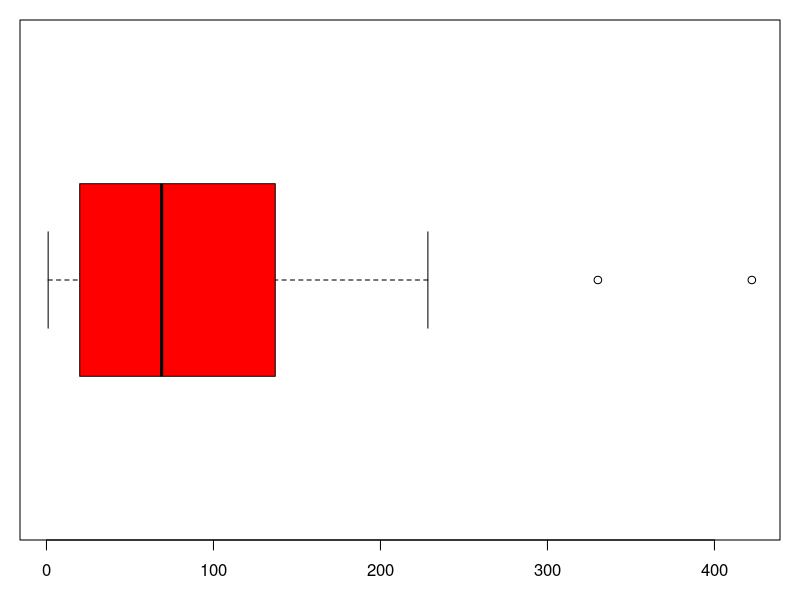
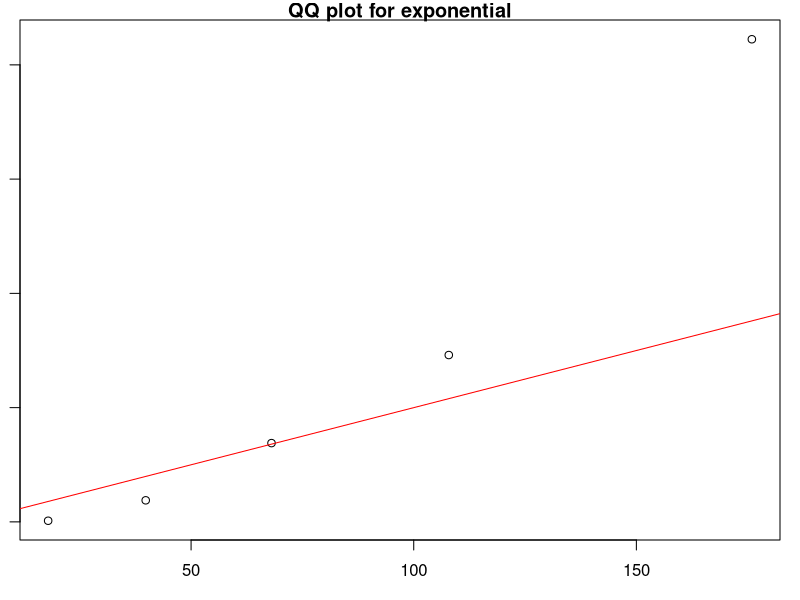
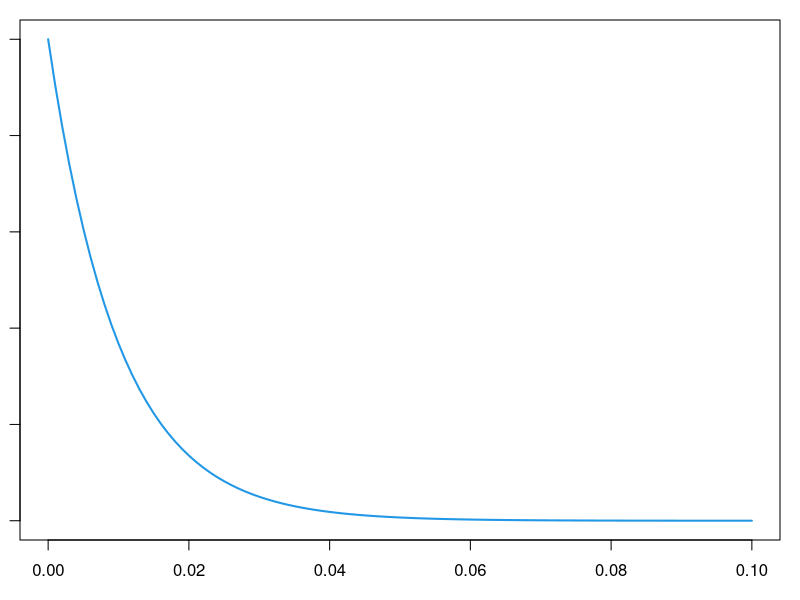
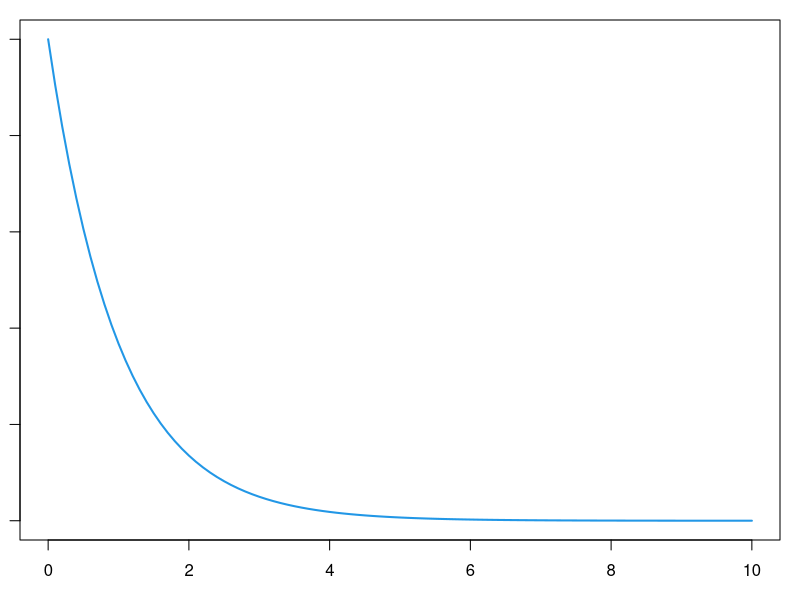
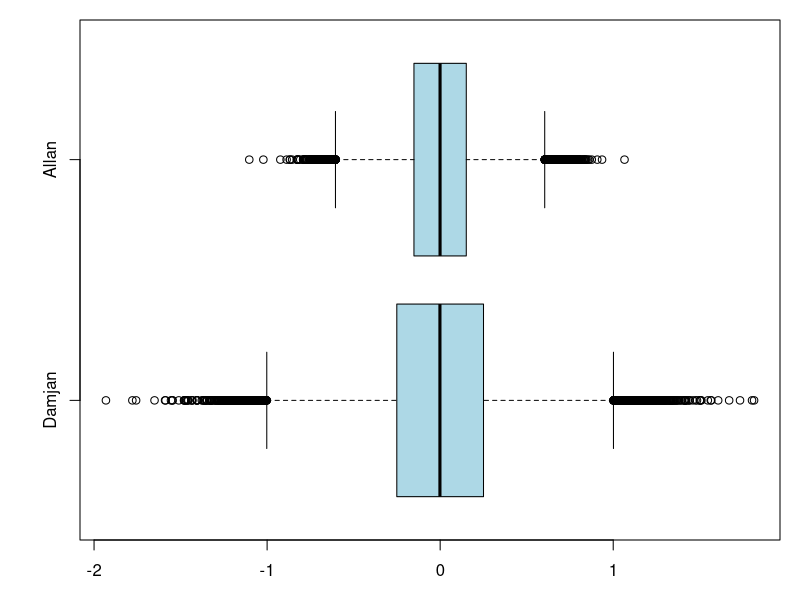

Generate these figures, in order, with R:
## ---- chunk 1
x = c(173.1, 61.5,123.3,100.4,20.4,20.9,228.4,1,6.8,11.4,7.7,40.7,15.8,422.4,58.2,19.9,38.8,121,118.6,174.9,87.9,14,204.7,81.9,57.3, 177,14.1,137,76.4,330.2)
summary(x)

sd(x)

## ---- chunk 2
par(mar = c(3,1,1,1)) # compact margins 
boxplot(x,horizontal = TRUE, col = "red")

## ---- chunk 3
library(MASS)
expfit = fitdistr(x,densfun="exponential")
expfit
## ---- chunk 4
x1 = quantile(x,type=6)
summary(x1)
## ---- chunk 5
x1 = quantile(x,type=6)
n = length(x1)
p = (1:n)/(n + 1) #probabilties 
theoretical = qexp(p, rate = expfit$estimate["rate"])
empirical = sort(x1) # order statistics
plot(theoretical,empirical, main = "QQ plot for exponential")
abline(0,1,col='red') # add reference line 

## ---- chunk 6
curve(dexp(x,rate = 100),0,0.1,ylim=c(0,100),lwd = 2, col = 4)
## ---- chunk 7
curve(dexp(x,rate = 1),0,10,ylim=c(0,1),lwd = 2, col = 4)
## ---- chunk 8
x = c(12.9, 2.3, 2.4,65,6.7,1.8,1.5,1.7,248.7,1,2,4.9,3.6,4.1,6.8)
fit2 = fitdistr(x, densfun = "log-normal")
fit2
n = length(x)

#Now to compute the standard error 
#where given 
sdlog.lambahat = 1.444357

se.lambahat = sdlog.lambahat/length(x)
se.lambahat

# 0.09629047
## ---- chunk 9
x = c(12.9, 2.3, 2.4,65,6.7,1.8,1.5,1.7,248.7,1,2,4.9,3.6,4.1,6.8)
n = length(x) #sample size 
lamba.hat = (1/n)*(n-1)*var(log(x)) #MLE
lamba.hat
#[1] 2.086394

a = qchisq(0.025, n-1) #quantiles 
b = qchisq(0.975, n-1)
lamba.hat*c(1/b,1/a)*n # 95% CI

#[1] 1.198207 5.560036
## ---- chunk 10
B = 100000 # simulation runs 
t1 = numeric(B)
t2 = numeric(B)
for (i in 1:B){
  x = rnorm(20) # size 20
  t1[i] = 0.5*(min(x) + max(x)) #Damjan's estimator 
  t2[i] = mean(x)               #Allan's estimator
}
mean(t1)
## [1] 0.000958396 

mean(t2)
## [1] 0.0004218873

sd(t1)
## [1] 0.3776807

sd(t2)
## [1] 0.2238058

sd(t1)/sd(t2)
##[1] 1.694131
## ---- chunk 11
par(mar = c(3,4,1,1)) # compact margins 
boxplot(t1,t2,names = c("Damjan","Allan"),horizontal = TRUE, col = "lightblue")
